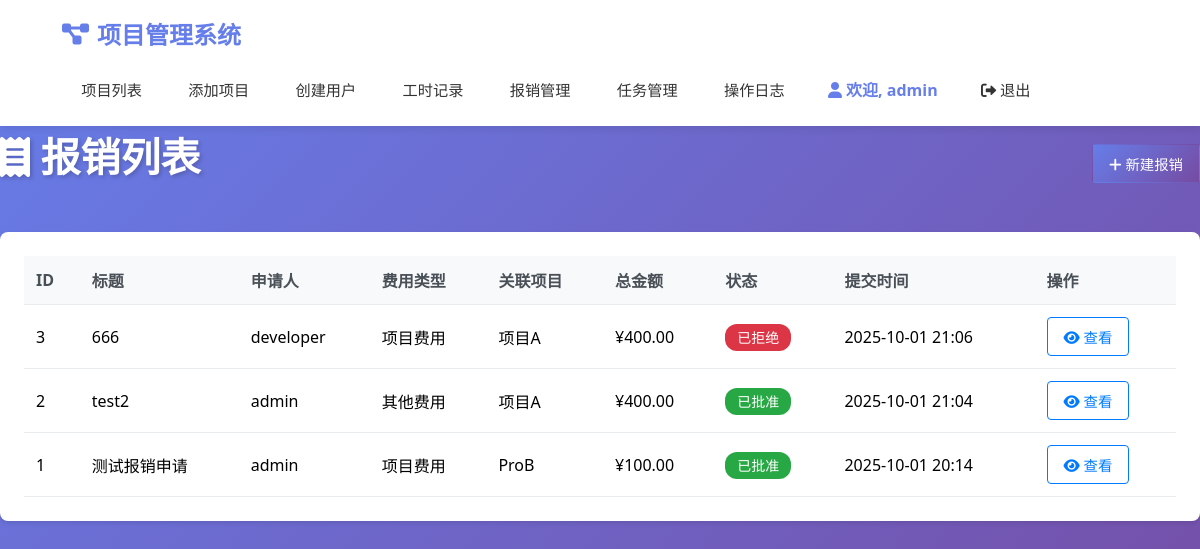
/expenses (signed in), run on the app's committed database.
### models.py (models this page shows, shortened)
class User(UserMixin, db.Model):
    __tablename__ = "users"
    id = db.Column(db.Integer, primary_key=True, autoincrement=True)
    username = db.Column(db.String(80), unique=True, nullable=False)
    password_hash = db.Column(db.String(120), nullable=False)
    role = db.Column(db.String(20), nullable=False)  # 'admin', 'developer'
    created_at = db.Column(db.DateTime, default=datetime.utcnow)
    def is_admin(self):
        return self.role == 'admin'

class Expense(db.Model):
    __tablename__ = "expenses"
    id = db.Column(db.Integer, primary_key=True, autoincrement=True)
    user_id = db.Column(db.Integer, db.ForeignKey('users.id'), nullable=False)
    project_id = db.Column(db.Integer, db.ForeignKey('projects.id'), nullable=True)  # 可关联项目，也可以是售前费用
    title = db.Column(db.String(200), nullable=False)  # 报销标题
    expense_type = db.Column(db.String(50), nullable=False)  # 费用类型：项目费用、售前费用
    total_amount = db.Column(db.Numeric(10, 2), nullable=False)  # 总金额
    status = db.Column(db.String(20), nullable=False, default='待审批')  # 状态：待审批、已批准、已拒绝
    submit_date = db.Column(db.DateTime, default=datetime.utcnow)  # 提交日期
    approve_date = db.Column(db.DateTime, nullable=True)  # 审批日期
    approver_id = db.Column(db.Integer, db.ForeignKey('users.id'), nullable=True)  # 审批人
    approve_comment = db.Column(db.Text, nullable=True)  # 审批意见
    description = db.Column(db.Text, nullable=True)  # 报销说明
    created_at = db.Column(db.DateTime, default=datetime.utcnow)
    EXPENSE_TYPE_CHOICES = [
        ('项目费用', '项目费用'),
        ('售前费用', '售前费用'),
        ('其他费用', '其他费用')
    ]
    STATUS_CHOICES = [
        ('待审批', '待审批'),
        ('已批准', '已批准'),
        ('已拒绝', '已拒绝')
    ]
    user = db.relationship('User', foreign_keys=[user_id], backref=db.backref('expenses', lazy=True))
    project = db.relationship('Project', backref=db.backref('expenses', lazy=True))
    approver = db.relationship('User', foreign_keys=[approver_id], backref=db.backref('approved_expenses', lazy=True))
    def get_status_color(self):
        status_colors = {
            '待审批': '#ffc107',     # 黄色
            '已批准': '#28a745',     # 绿色
            '已拒绝': '#dc3545'      # 红色
        }
        return status_colors.get(self.status, '#6c757d')

class Project(db.Model):
    __tablename__ = "projects"
    id = db.Column(db.Integer, primary_key=True, autoincrement=True)
    name = db.Column(db.String(200), nullable=False)
    manager = db.Column(db.String(100), nullable=False)
    start_date = db.Column(db.Date, nullable=True)
    planned_end_date = db.Column(db.Date, nullable=True)
    contract_signing_date = db.Column(db.Date, nullable=True)  # 合同签订日期
    estimated_hours = db.Column(db.Float, nullable=True)  # 预计开发工时
    contract_amount = db.Column(db.Numeric(14, 2), nullable=True)
    status = db.Column(db.String(20), nullable=False, default='启动中')  # 项目状态
    payment_method = db.Column(db.String(50), nullable=True)  # 付款方式
    acceptance_date = db.Column(db.Date, nullable=True)  # 验收日期
    settlement_date = db.Column(db.Date, nullable=True)  # 结算日期
    invoice_issued = db.Column(db.Boolean, default=False)  # 发票是否开具
    invoice_date = db.Column(db.Date, nullable=True)  # 发票日期
    contract_amount_with_tax = db.Column(db.Numeric(14, 2), nullable=True)  # 合同金额含税
    contract_amount_without_tax = db.Column(db.Numeric(14, 2), nullable=True)  # 合同金额不含税
    payment_received = db.Column(db.Numeric(14, 2), nullable=True)  # 回款金额
    remaining_amount = db.Column(db.Numeric(14, 2), nullable=True)  # 剩余金额
    project_type = db.Column(db.String(50), nullable=True)  # 项目类型
    customer_name = db.Column(db.String(200), nullable=True)  # 客户名称
    created_at = db.Column(db.DateTime, default=datetime.utcnow)
    outsourcing_cost = db.Column(db.Numeric(10, 2), default=0)  # 外包费用
    indirect_cost = db.Column(db.Numeric(10, 2), default=0)  # 间接成本
    indirect_cost_notes = db.Column(db.Text)  # 间接成本备注
    STATUS_CHOICES = [
        ('启动中', '启动中'),
        ('进行中', '进行中'),
        ('暂停', '暂停'),
        ('验收中', '验收中'),
        ('验收待回款', '验收待回款'),
        ('结算', '结算')
    ]
    PAYMENT_METHOD_CHOICES = [
        ('验收后全款', '验收后全款'),
        ('分阶段', '分阶段'),
        ('预付初版', '预付初版'),
        ('预付终版', '预付终版'),
        ('待填写', '待填写')
    ]
    PROJECT_TYPE_CHOICES = [
        ('物流仿真', '物流仿真'),
        ('机器人仿真', '机器人仿真'),
        ('工艺规划', '工艺规划'),
        ('物流规划', '物流规划'),
        ('动画', '动画'),
        ('激光扫描', '激光扫描'),
        ('数字孪生', '数字孪生')
    ]

### app.py (the view)
@app.route("/expenses")
@login_required
def expense_list():
    if current_user.is_admin():
        expenses = Expense.query.order_by(Expense.submit_date.desc()).all()
    else:
        expenses = Expense.query.filter_by(user_id=current_user.id).order_by(Expense.submit_date.desc()).all()
    return render_template("expense_list.html", expenses=expenses)

### app.py (called while the page is built)
@login_manager.user_loader
def load_user(user_id):
    return User.query.get(int(user_id))

### templates/expense_list.html (shortened to what this page needs)
{% extends "base.html" %}
{% block content %}
<div class="page-header">
    <h1><i class="fas fa-receipt"></i> 报销列表</h1>
    <div class="header-actions">
        {% if current_user.is_admin() %}
            <a href="{{ url_for('expense_create') }}" class="btn btn-primary">
                <i class="fas fa-plus"></i> 新建报销
            </a>
        {% endif %}
    </div>
</div>
{% if expenses %}
    <div class="card">
        <div class="table-responsive">
            <table class="table">
                <thead>
                    <tr>
                        <th>ID</th>
                        <th>标题</th>
                        <th>申请人</th>
                        <th>费用类型</th>
                        <th>关联项目</th>
                        <th>总金额</th>
                        <th>状态</th>
                        <th>提交时间</th>
                        <th>操作</th>
                    </tr>
                </thead>
                <tbody>
                    {% for expense in expenses %}
                    <tr>
                        <td>{{ expense.id }}</td>
                        <td>{{ expense.title }}</td>
                        <td>{{ expense.user.username }}</td>
                        <td>{{ expense.expense_type }}</td>
                        <td>
                            {% if expense.project %}
                                {{ expense.project.name }}
                            {% else %}
                                <span class="text-muted">无</span>
                            {% endif %}
                        </td>
                        <td class="text-right">¥{{ "%.2f"|format(expense.total_amount) }}</td>
                        <td>
                            <span class="status-badge" style="background-color: {{ expense.get_status_color() }};">
                                {{ expense.status }}
                            </span>
                        </td>
                        <td>{{ expense.submit_date.strftime('%Y-%m-%d %H:%M') }}</td>
                        <td>
                            <div class="btn-group">
                                <a href="{{ url_for('expense_detail', expense_id=expense.id) }}"
                                   class="btn btn-sm btn-outline-primary">
                                    <i class="fas fa-eye"></i> 查看
                                </a>
                            </div>
                        </td>
                    </tr>
                    {% endfor %}
                </tbody>
            </table>
        </div>
    </div>
{% endif %}
{% endblock %}

### templates/base.html (shortened to what this page needs)
<!DOCTYPE html>
<html lang="zh-CN">
<head>
    <link rel="stylesheet" href="{{ url_for('static', filename='style.css') }}">
    <link rel="stylesheet" href="https://cdnjs.cloudflare.com/ajax/libs/font-awesome/6.0.0/css/all.min.css">
</head>
<body>
        <header class="header">
            <div class="header-content">
                <a href="{{ url_for('index') }}" class="logo">
                    <i class="fas fa-project-diagram"></i> 项目管理系统
                </a>
                <nav class="nav">
                    {% if current_user.is_authenticated %}
                        {% if current_user.is_admin() %}
                            <a href="{{ url_for('index') }}">项目列表</a>
                            <a href="{{ url_for('create_project') }}">添加项目</a>
                            <a href="{{ url_for('create_user') }}">创建用户</a>
                            <a href="{{ url_for('worklog_list') }}">工时记录</a>
                            <a href="{{ url_for('expense_list') }}">报销管理</a>
                            <a href="{{ url_for('task_list') }}">任务管理</a>
                            <a href="{{ url_for('operation_logs') }}" class="nav-link">操作日志</a>
                        {% elif current_user.is_developer() %}
                            <a href="{{ url_for('worklog_list') }}">我的工时</a>
                            <a href="{{ url_for('create_worklog') }}">记录工时</a>
                            <a href="{{ url_for('expense_list') }}">我的报销</a>
                            <a href="{{ url_for('expense_create') }}">申请报销</a>
                            <a href="{{ url_for('task_list') }}">我的任务</a>
                        {% endif %}
                        <span><i class="fas fa-user"></i> 欢迎, {{ current_user.username }}</span>
                        <a href="{{ url_for('logout') }}"><i class="fas fa-sign-out-alt"></i> 退出</a>
                    {% endif %}
                </nav>
            </div>
        </header>
    <div class="cibtauber">
        <main class="main-content">
            {% block content %}{% endblock %}
        </main>
    </div>
</body>
</html>

### static/style.css (style rules this page uses)
* { margin: 0; padding: 0; box-sizing: border-box; }
body { font-family: 'Segoe UI', Tahoma, Geneva, Verdana, sans-serif; background: linear-gradient(135deg, #667eea 0%, #764ba2 100%); min-height: 100vh; }
.card { background: white; border-radius: 12px; padding: 2.5rem; box-shadow: 0 4px 15px rgba(0,0,0,0.1); margin-bottom: 2rem; width: 100%; max-width: 100% !important; }
.btn { padding: 0.75rem 1.5rem; border-radius: 8px; border: none; cursor: pointer; font-size: 1rem; font-weight: 500; text-decoration: none; display: inline-block; transition: all 0.3s ease; text-align: center; }
.btn-primary { background: linear-gradient(135deg, #667eea 0%, #764ba2 100%); color: white; }
.page-header { margin-bottom: 2rem; width: 100%; }
.page-header h1 { color: white; font-size: 2.5rem; margin-bottom: 1rem; text-shadow: 2px 2px 4px rgba(0,0,0,0.2); }

### templates/base.html (style rules this page uses)
.header { background: white; box-shadow: 0 2px 10px rgba(0,0,0,0.1); position: sticky; top: 0; z-index: 1000; width: 100%; }
.header-content { max-width: 95%; margin: 0 auto; padding: 1rem 2rem; display: flex; justify-content: space-between; align-items: center; flex-wrap: wrap; gap: 1rem; }
.logo { font-size: 1.5rem; font-weight: bold; color: #667eea; text-decoration: none; display: flex; align-items: center; gap: 0.5rem; transition: color 0.3s ease; }
.nav { display: flex; gap: 0.5rem; align-items: center; flex-wrap: wrap; }
.nav a { color: #333; text-decoration: none; padding: 0.6rem 1.2rem; border-radius: 6px; transition: all 0.3s ease; font-weight: 500; white-space: nowrap; font-size: 0.95rem; }
.nav span { color: #667eea; font-weight: 600; padding: 0.6rem 1rem; white-space: nowrap; }

### templates/expense_list.html (style rules this page uses)
.page-header { display: flex; justify-content: space-between; align-items: center; margin-bottom: 2rem; }
.status-badge { color: white; padding: 0.25rem 0.75rem; border-radius: 12px; font-size: 0.875rem; font-weight: 500; }
.btn-group { display: flex; gap: 0.25rem; }
.btn-sm { padding: 0.25rem 0.5rem; font-size: 0.875rem; }
.text-right { text-align: right; }
.table-responsive { overflow-x: auto; }
.card { background: white; border-radius: 8px; box-shadow: 0 2px 4px rgba(0,0,0,0.1); padding: 1.5rem; }
.table { width: 100%; border-collapse: collapse; }
.table th, .table td { padding: 0.75rem; border-bottom: 1px solid #e9ecef; text-align: left; }
.table th { background-color: #f8f9fa; font-weight: 600; color: #495057; }
.btn { display: inline-block; padding: 0.5rem 1rem; border-radius: 4px; text-decoration: none; border: 1px solid transparent; cursor: pointer; font-size: 0.9rem; text-align: center; }
.btn-primary { background-color: #007bff; color: white; }
.btn-outline-primary { border-color: #007bff; color: #007bff; }

### data on the page
User: username "admin"
Expense: id "3", title "666", user.username "developer", expense_type "项目费用", project.name "项目A", total_amount "400.00", status "已拒绝", submit_date "2025-10-01 21:06"
Expense: id "2", title "test2", user.username "admin", expense_type "其他费用", project.name "项目A", total_amount "400.00", status "已批准", submit_date "2025-10-01 21:04"
Expense: id "1", title "测试报销申请", user.username "admin", expense_type "项目费用", project.name "ProB", total_amount "100.00", status "已批准", submit_date "2025-10-01 20:14"
